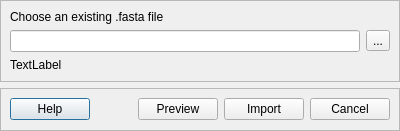
<?xml version="1.0" encoding="UTF-8"?>
<ui version="4.0">
 <class>Dialog</class>
 <widget class="QDialog" name="Dialog">
  <property name="geometry">
   <rect>
    <x>0</x>
    <y>0</y>
    <width>400</width>
    <height>131</height>
   </rect>
  </property>
  <property name="minimumSize">
   <size>
    <width>400</width>
    <height>0</height>
   </size>
  </property>
  <property name="maximumSize">
   <size>
    <width>16777215</width>
    <height>131</height>
   </size>
  </property>
  <property name="windowTitle">
   <string>Dialog</string>
  </property>
  <layout class="QVBoxLayout" name="verticalLayout_4">
   <property name="leftMargin">
    <number>0</number>
   </property>
   <property name="topMargin">
    <number>0</number>
   </property>
   <property name="rightMargin">
    <number>0</number>
   </property>
   <property name="bottomMargin">
    <number>0</number>
   </property>
   <item>
    <widget class="QFrame" name="frame">
     <property name="frameShape">
      <enum>QFrame::StyledPanel</enum>
     </property>
     <property name="frameShadow">
      <enum>QFrame::Raised</enum>
     </property>
     <layout class="QVBoxLayout" name="verticalLayout_3">
      <item>
       <layout class="QVBoxLayout" name="verticalLayout">
        <item>
         <widget class="QLabel" name="label">
          <property name="text">
           <string>Choose an existing .fasta file</string>
          </property>
         </widget>
        </item>
        <item>
         <layout class="QHBoxLayout" name="horizontalLayout">
          <item>
           <widget class="QLineEdit" name="txt_import_sequence">
            <property name="frame">
             <bool>true</bool>
            </property>
            <property name="readOnly">
             <bool>false</bool>
            </property>
           </widget>
          </item>
          <item>
           <widget class="QToolButton" name="btn_choose_fasta_file">
            <property name="text">
             <string>...</string>
            </property>
           </widget>
          </item>
         </layout>
        </item>
        <item>
         <widget class="QLabel" name="lbl_status">
          <property name="text">
           <string>TextLabel</string>
          </property>
         </widget>
        </item>
       </layout>
      </item>
     </layout>
    </widget>
   </item>
   <item>
    <widget class="QFrame" name="frame_bottom">
     <property name="frameShape">
      <enum>QFrame::StyledPanel</enum>
     </property>
     <property name="frameShadow">
      <enum>QFrame::Raised</enum>
     </property>
     <layout class="QVBoxLayout" name="verticalLayout_2">
      <item>
       <layout class="QHBoxLayout" name="horizontalLayout_2">
        <item>
         <widget class="QPushButton" name="btn_help">
          <property name="text">
           <string>Help</string>
          </property>
         </widget>
        </item>
        <item>
         <spacer name="horizontalSpacer">
          <property name="orientation">
           <enum>Qt::Horizontal</enum>
          </property>
          <property name="sizeHint" stdset="0">
           <size>
            <width>40</width>
            <height>20</height>
           </size>
          </property>
         </spacer>
        </item>
        <item>
         <widget class="QPushButton" name="btn_preview">
          <property name="text">
           <string>Preview</string>
          </property>
         </widget>
        </item>
        <item>
         <widget class="QPushButton" name="btn_import_sequence">
          <property name="text">
           <string>Import</string>
          </property>
         </widget>
        </item>
        <item>
         <widget class="QPushButton" name="btn_cancel">
          <property name="text">
           <string>Cancel</string>
          </property>
         </widget>
        </item>
       </layout>
      </item>
     </layout>
    </widget>
   </item>
  </layout>
 </widget>
 <resources/>
 <connections/>
</ui>
